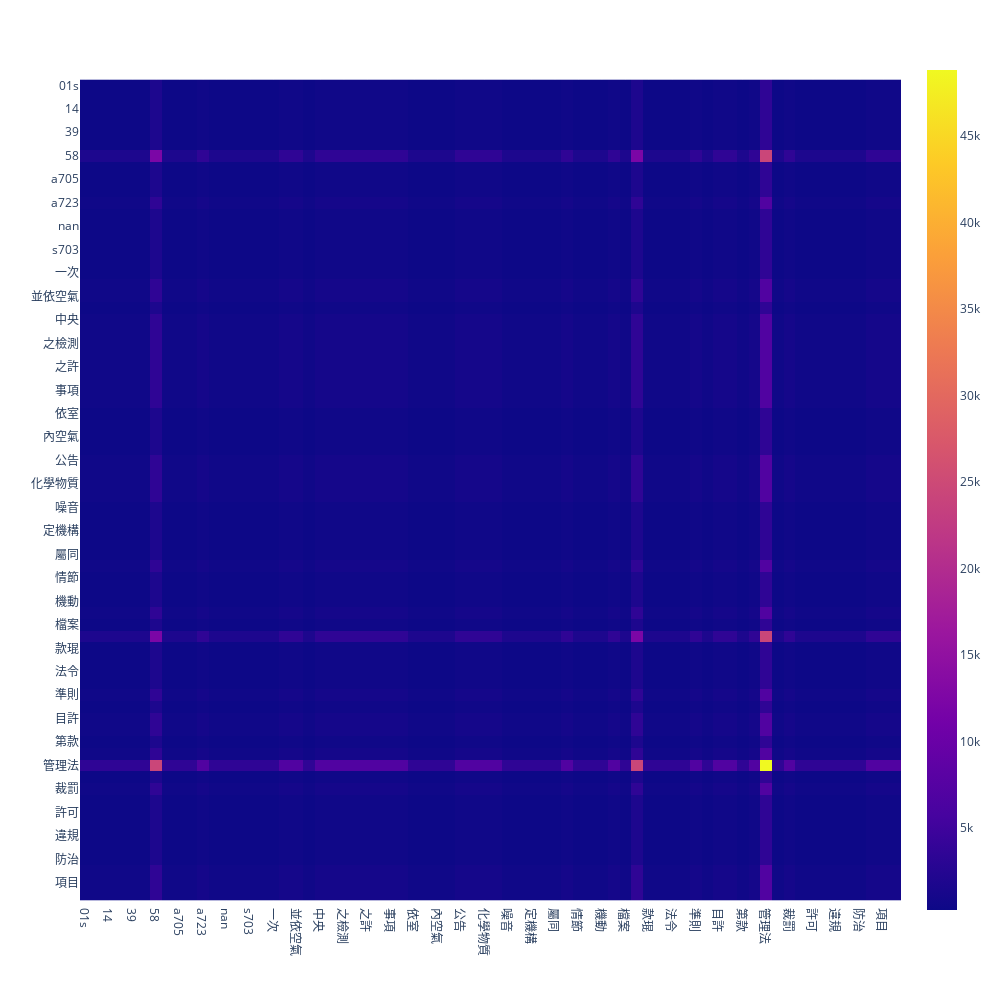

The notebook cell this image was saved under:
### Code cell
fig = px.imshow(subcoocc)
fig.layout.height = 1000
fig.layout.width = 1000
fig.show()

### Figure 1 — Plotly figure (JSON) as saved in the notebook; plotly's stock layout.template omitted (floating-point values rounded to 4 significant figures; data arrays with more than 128 entries replaced by an {"elided": "..."} marker saying what was removed)
{"data": [{"coloraxis": "coloraxis", "hovertemplate": "x: %{x}<br>y: %{y}<br>color: %{z}<extra></extra>", "name": "0", "type": "heatmap", "x": ["01s", "11", "14", "16", "39", "41", "58", "62", "a705", "a706", "a723", "kt", "nan", "qa", "s703", "w210", "一次", "並依同", "並依空氣", "並依飲", "中央", "主管", "之檢測", "之規定", "之許", "予裁", "事項", "作業", "依室", "依據", "內空氣", "公司", "公告", "其業務", "化學物質", "及同", "噪音", "基準", "定機構", "室內", "屬同", "情事", "情節", "排放", "機動", "機關", "檔案", "檢測", "款琨", "污染物", "法令", "法裁罰", "準則", "理由", "目許", "程序", "第款", "管制", "管理法", "編號", "裁罰", "規定記", "許可", "車輛", "違規", "重大", "防治", "項檢測", "項目", "額度"], "xaxis": "x", "y": ["01s", "11", "14", "16", "39", "41", "58", "62", "a705", "a706", "a723", "kt", "nan", "qa", "s703", "w210", "一次", "並依同", "並依空氣", "並依飲", "中央", "主管", "之檢測", "之規定", "之許", "予裁", "事項", "作業", "依室", "依據", "內空氣", "公司", "公告", "其業務", "化學物質", "及同", "噪音", "基準", "定機構", "室內", "屬同", "情事", "情節", "排放", "機動", "機關", "檔案", "檢測", "款琨", "污染物", "法令", "法裁罰", "準則", "理由", "目許", "程序", "第款", "管制", "管理法", "編號", "裁罰", "規定記", "許可", "車輛", "違規", "重大", "防治", "項檢測", "項目", "額度"], "yaxis": "y", "z": {"elided": "70x70 int values"}}], "layout": {"coloraxis": {"colorscale": [[0, "#0d0887"], [0.1111, "#46039f"], [0.2222, "#7201a8"], [0.3333, "#9c179e"], [0.4444, "#bd3786"], [0.5556, "#d8576b"], [0.6667, "#ed7953"], [0.7778, "#fb9f3a"], [0.8889, "#fdca26"], [1, "#f0f921"]]}, "height": 1000, "margin": {"t": 60}, "width": 1000, "xaxis": {"anchor": "y", "constrain": "domain", "domain": [0, 1], "scaleanchor": "y"}, "yaxis": {"anchor": "x", "autorange": "reversed", "constrain": "domain", "domain": [0, 1]}}}
